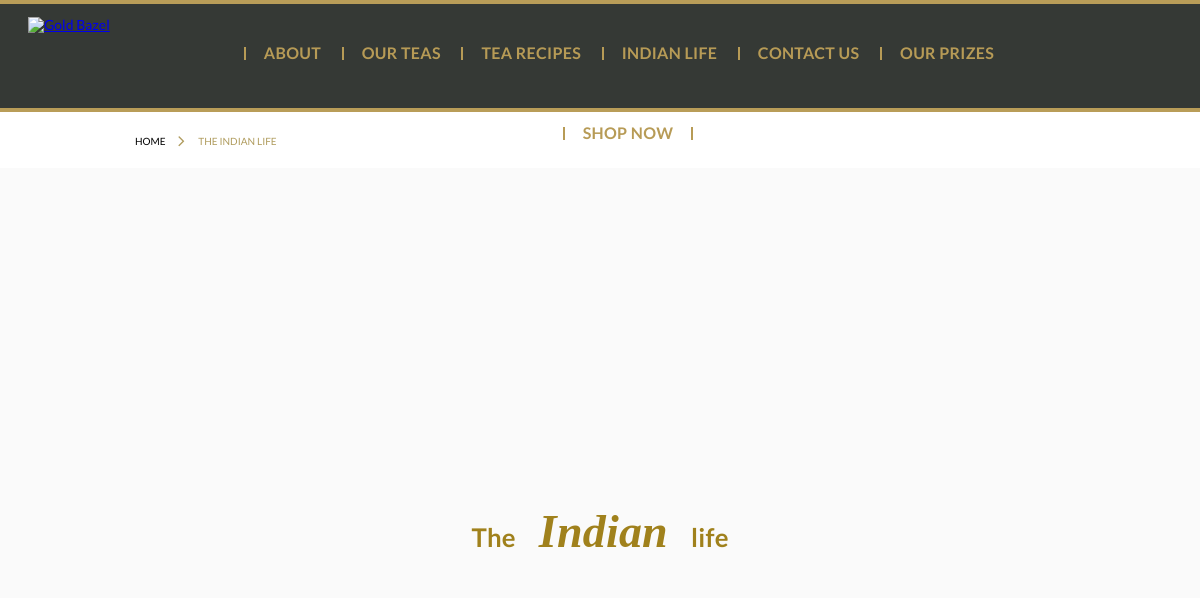
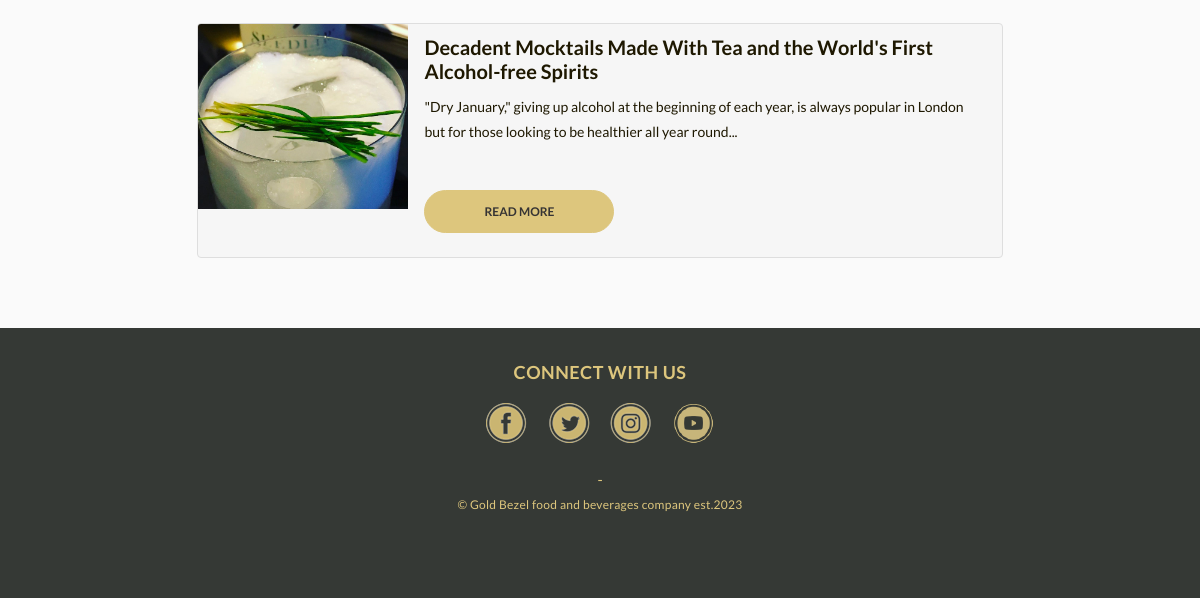
/indian-life, run on an earlier commit of the app's database (2 pictures, top to bottom).
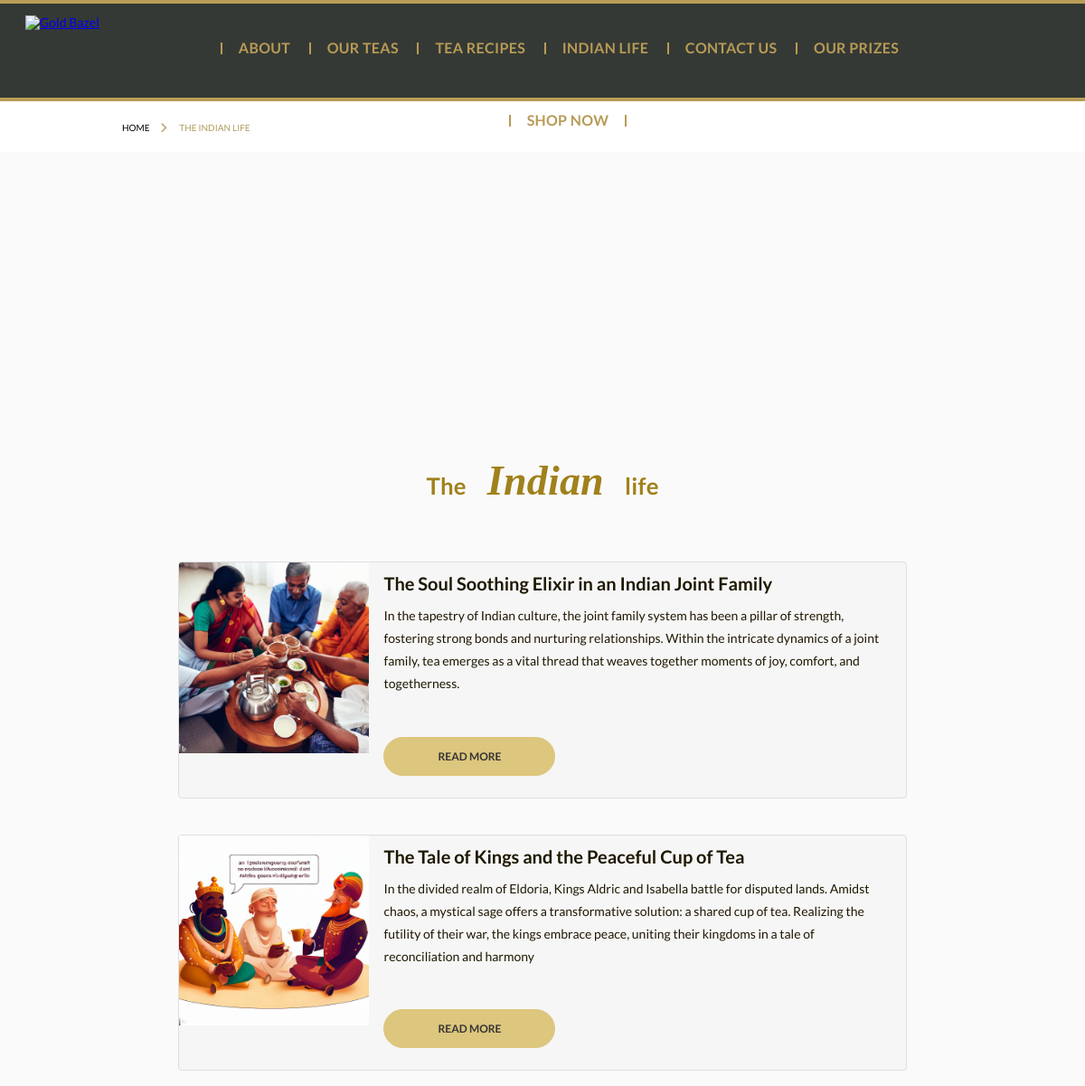
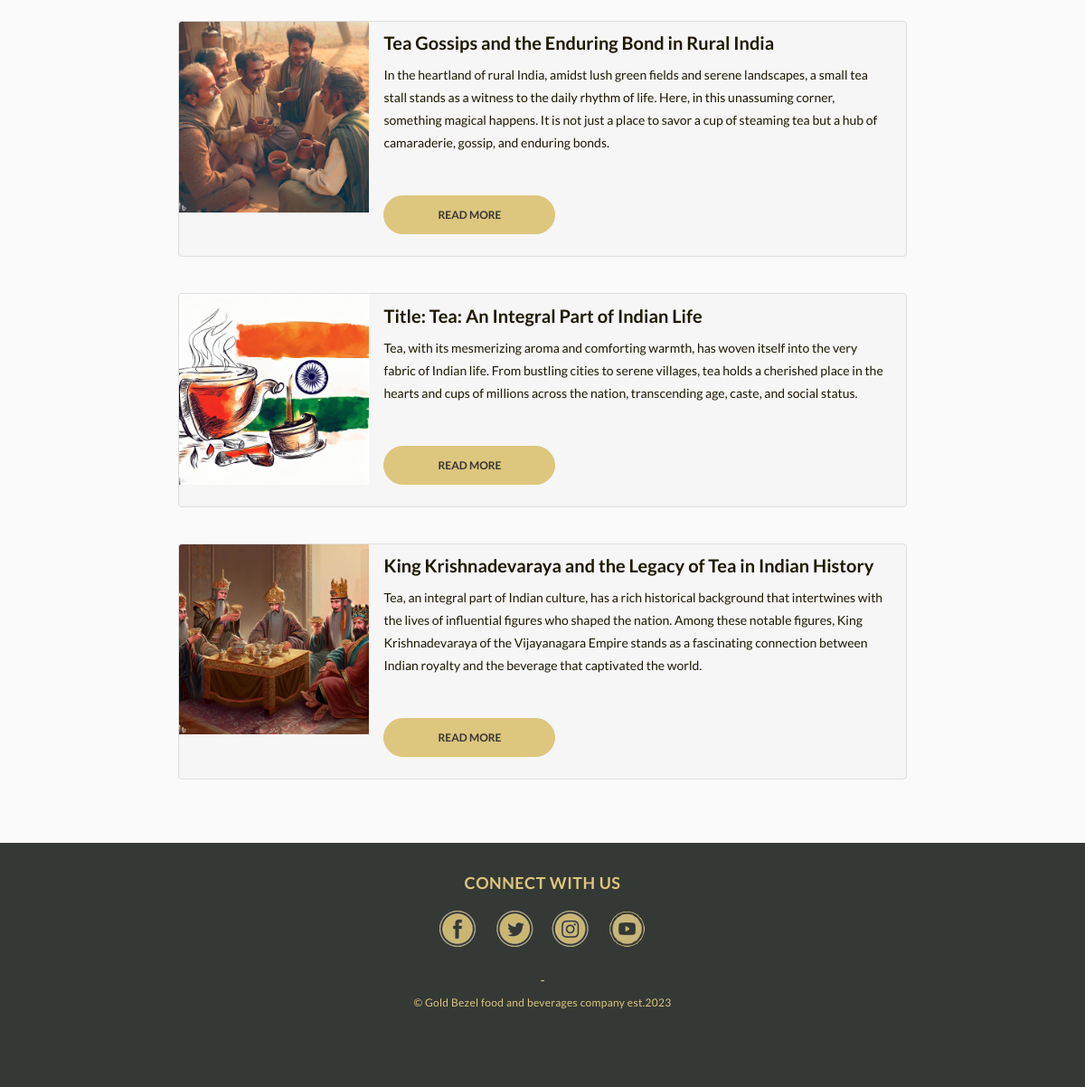
And on a later commit of the database (2 pictures, top to bottom).
### home/models.py (models this page shows, shortened)
class blog(models.Model):
    title = models.CharField( max_length=300)
    image = models.ImageField(upload_to="blogs")
    description = models.TextField()
    author = models.CharField(max_length=220,null=True)
    content = RichTextField(null=True)

### home/views.py (the view)
# urls.py: path('indian-life', LifeView.as_view()),
class LifeView(View):
    def get(self, request, *args, **kwargs):
        blogs = blog.objects.all()
        data = {
            "blogs":blogs,
        }
        return render(request, 'indianlife.html',data)

### templates/indianlife.html
{% extends 'nav.html' %}
{% load static %}
{% block content %}
<div class="breadcrumb">
	<ul>
		<li><a href="/">HOME</a></li>
		<li>The Indian Life</li>
	</ul>
</div>
<div class="inner-banner whtsnew london-life" data-parallax="scroll" data-image-src="{% static 'img/life-bg.png' %}">
</div>
<div class="arbg">
	<div class="inner-wrap">
		<div class="inner-heading-color ll">
		    <h3><span>The</span> <span style="font-family:cursive;font-size:46px;font-style: italic;font-weight:600">Indian</span> <span>life</span></h3>
		</div>
		<div class="list-layout london">
		 				{% for value in blogs %}
		  	<div class="row ">
		      	<div class="col-12">
			        <div class="imgwrap">
			            <img src="{{value.image.url}}">
			        </div>
			        <div class="content">
			            <h3>{{value.title}}</h3>
			            <p>{{value.description}}</p>
			            <a href="/story/{{value.pk}}" class="btn">Read More</a>
			        </div>
		      	</div>
		 	</div>
{% endfor %}
		</div>
	</div>
</div>
{% endblock %}

What changed in the data, as far as the page shows it:
removed blog: image (picture), title "Decadent Mocktails Made With Tea and the World's First Alcohol-free Spirits", description "\"Dry January,\" giving up alcohol at the beginning of each year, is always popular in London but for those looking to be healthier all year round..."
added blog: image (picture), title "The Soul Soothing Elixir in an Indian Joint Family", description "In the tapestry of Indian culture, the joint family system has been a pillar of strength, fostering strong bonds and nurturing relationships. Within the intricate dynamics of a joint family, tea emerges as a vital thread that weaves together moments of joy, comfort, and togetherness."
added blog: image (picture), title "The Tale of Kings and the Peaceful Cup of Tea", description "In the divided realm of Eldoria, Kings Aldric and Isabella battle for disputed lands. Amidst chaos, a mystical sage offers a transformative solution: a shared cup of tea. Realizing the futility of their war, the kings embrace peace, uniting their kingdoms in a tale of reconciliation and harmony"
added blog: image (picture), title "Tea Gossips and the Enduring Bond in Rural India", description "In the heartland of rural India, amidst lush green fields and serene landscapes, a small tea stall stands as a witness to the daily rhythm of life. Here, in this unassuming corner, something magical happens. It is not just a place to savor a cup of steaming tea but a hub of camaraderie, gossip, and enduring bonds."
added blog: image (picture), title "Title: Tea: An Integral Part of Indian Life", description "Tea, with its mesmerizing aroma and comforting warmth, has woven itself into the very fabric of Indian life. From bustling cities to serene villages, tea holds a cherished place in the hearts and cups of millions across the nation, transcending age, caste, and social status."
added blog: image (picture), title "King Krishnadevaraya and the Legacy of Tea in Indian History", description "Tea, an integral part of Indian culture, has a rich historical background that intertwines with the lives of influential figures who shaped the nation. Among these notable figures, King Krishnadevaraya of the Vijayanagara Empire stands as a fascinating connection between Indian royalty and the beverage that captivated the world."
